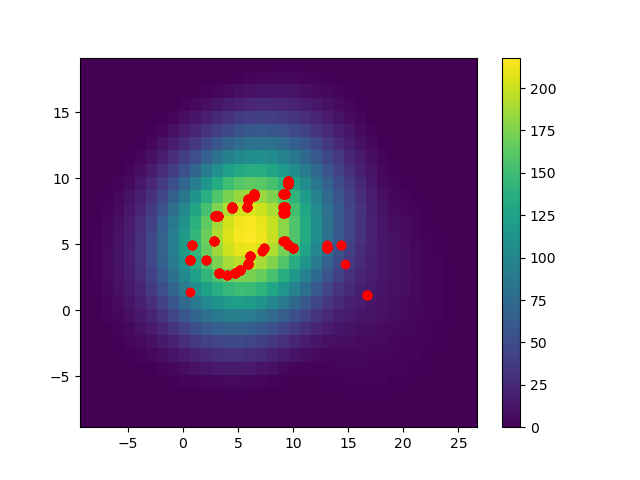

Here is the Python script that generated this plot:
import matplotlib.pyplot as plt
import numpy as np
import math
import csv

#POINT DATASET
x0 = []
y0 = []
multiplier = []
x = []
y = []

with open('../stops.csv', newline='') as csvfile:
    spamreader = csv.reader(csvfile, delimiter=',', quotechar='|')
    for row in spamreader:
        row[0].split(", ")
        x0.append(float(row[1])/100)
        y0.append(float(row[2])/100)

with open('../passengers.csv', newline='') as csvfile:
    spamreader2 = csv.reader(csvfile, delimiter=',', quotechar='|')
    for row in spamreader2:
        row[0].split(", ")
        multiplier.append(float(row[0]))

i = 0
for z in multiplier:
    while z > 0:
        x.append(x0[i])
        y.append(y0[i])
        z = z - 1
    i = i + 1


#DEFINE GRID SIZE AND RADIUS(h)
grid_size=1
h=10

#GETTING X,Y MIN AND MAX
x_min=min(x)
x_max=max(x)
y_min=min(y)
y_max=max(y)

#CONSTRUCT GRID
x_grid=np.arange(x_min-h,x_max+h,grid_size)
y_grid=np.arange(y_min-h,y_max+h,grid_size)
x_mesh,y_mesh=np.meshgrid(x_grid,y_grid)

#GRID CENTER POINT
xc=x_mesh+(grid_size/2)
yc=y_mesh+(grid_size/2)

#FUNCTION TO CALCULATE INTENSITY WITH QUARTIC KERNEL
def kde_quartic(d,h):
    dn=d/h
    P=(15/16)*(1-dn**2)**2
    return P

#PROCESSING
intensity_list=[]
for j in range(len(xc)):
    intensity_row=[]
    for k in range(len(xc[0])):
        kde_value_list=[]
        for i in range(len(x)):
            #CALCULATE DISTANCE
            d=math.sqrt((xc[j][k]-x[i])**2+(yc[j][k]-y[i])**2)
            if d<=h:
                p=kde_quartic(d,h)
            else:
                p=0
            kde_value_list.append(p)
        #SUM ALL INTENSITY VALUE
        p_total=sum(kde_value_list)
        intensity_row.append(p_total)
    intensity_list.append(intensity_row)

#HEATMAP OUTPUT
intensity=np.array(intensity_list)
plt.pcolormesh(x_mesh,y_mesh,intensity)
plt.plot(x,y,'ro')
plt.colorbar()
plt.savefig('heatmap.png')
#plt.show()